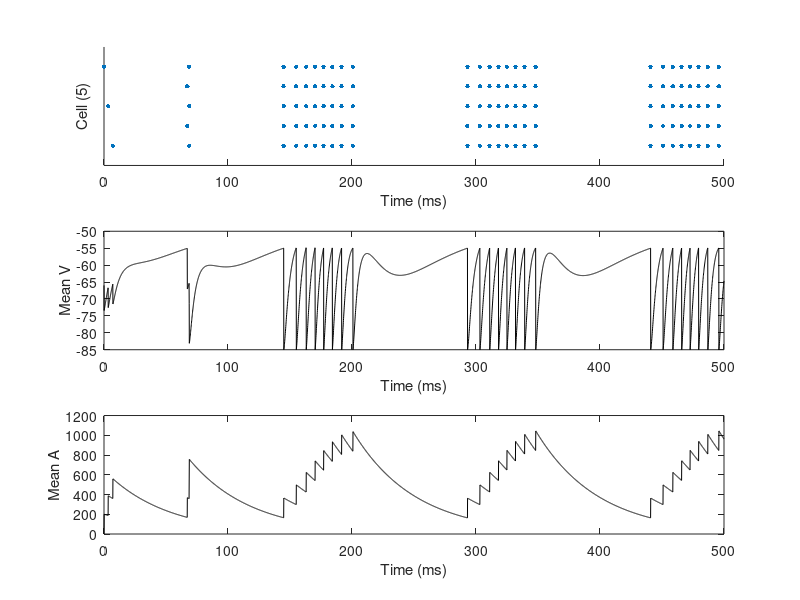
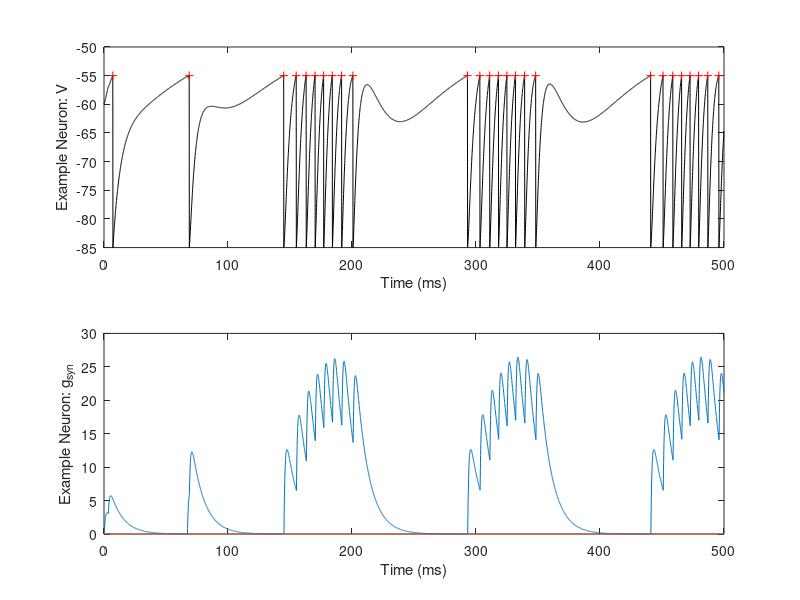

These figures' MATLAB source, in order:
%LIF forward euler simulation
%by Jonathan Gornet and DLevenstein
%Last update: 7/31/2017

%need to make into a function

%--------------------------------------------------------------------------
%Simulation Parameters
PopNum      = 5;    %Number of excitatory neurons
SimTime     = 500;    %Simulation Time (ms)
dt          = 0.1; %differential (ms)
%Calcualte time vector from time parameters
TimeSpace   = [0:dt:SimTime];  %Time Space
TimeLength  = length(TimeSpace); %Time Steps

%--------------------------------------------------------------------------
%Weight Matrices
%for now, uniform weights
Wee = 100;   %Units?
%1/root N scaling a la sompolinsky (may not be appropriate here...)
E_mat = Wee.*ones(PopNum)./sqrt(PopNum);  %Excitatory Weights, needs work
%E_mat(i,j) is the weight of synapse from neuron j to neuron i
E_mat(diag(diag(true(size(E_mat)))))=0; %Remove selfconnections

%I_mat = randi([0,1000],[PopNum,1]);  %Inhibitory Weights, needs work

%--------------------------------------------------------------------------
%Simulation Parameters
%LIF Parameters
E_L         = -65;   %Reversal potential (mV)
g_L         = 30.0;  %conductance (units?)
C           = 281.0; %capacitance (units?)
I_e         = 500;   %current (units?)
V_th        = -55;   %spike threshhold (mV)
V_spike     = -30;   %spike release  (DL: what does this parameter supposed to do?)
V_reset     = -85;   %reset value (mV)

%--------------------------------------------------------------------------
%Excitatory Synapse Parameters
tau_e       = 10;    %time constance of excitatory synapse (ms)
E_e         = 0;     %Excitatory reversal potential

%--------------------------------------------------------------------------
%Inhibitory Synapse Parameters
tau_i       = 10;    %time constance of inhibitory synapse (ms)
E_i         = -80;   %Inhibitory reversal potential

%--------------------------------------------------------------------------
%Adaptation
adapt = 200;    %Threshhold adaptation (parameter b)
tau_a = 50;                      %adaptation time constant


%% The Simulation Loop
%--------------------------------------------------------------------------
%Simulation Variables
V           = zeros(PopNum,TimeLength); %Membrane Potential

a_e         = zeros(PopNum,TimeLength); %a term of alpha synapse
b_e         = zeros(PopNum,TimeLength); %b term of alpha synapse
g_e         = zeros(PopNum,TimeLength); %conductance of synapse 

a_i         = zeros(PopNum,TimeLength); %a term of alpha synapse
b_i         = zeros(PopNum,TimeLength); %b term of alpha synapse 
g_i         = zeros(PopNum,TimeLength); %conductance of synapse 

a           = zeros(PopNum,TimeLength); %adaptation 

spikes = [];

%--------------------------------------------------------------------------
%Initial Conditions
V0range = [V_reset V_th+10];
V(:,1) =  randi(V0range,[PopNum,1]);


for t=1:TimeLength-1

%forward euler method 

%differential   prior value    LIF Equation                   excitatory synapse           inhibitory synapse            adaptation   current
V(:,t+1)        = V(:,t)        + (-g_L.*(V(:,t) - E_L)./C   + -g_e(:,t).*(V(:,t)-E_e)./C  + -g_i(:,t).*(V(:,t)-E_i)./C + -a(:,t)./C + I_e./C).*dt;

%--------------------------------------------------------------------------

%alpha synapses, excitatory
a_e(:,t+1)      = a_e(:,t)      + -a_e(:,t).*dt./tau_e;
b_e(:,t+1)      = b_e(:,t)      + -b_e(:,t).*dt;

%conductance term
g_e(:,t+1)      = (a_e(:,t) - b_e(:,t)).*dt;

%--------------------------------------------------------------------------

%alpha synapses, inhibitory
a_i(:,t+1)      = a_i(:,t)      + -a_i(:,t).*dt./tau_i;
b_i(:,t+1)      = b_i(:,t)      + -b_i(:,t).*dt;

%conductance term
g_i(:,t+1)      = (a_i(:,t) - b_i(:,t)).*dt;

%--------------------------------------------------------------------------

%adaptation
a(:,t+1)        = a(:,t)   + -a(:,t).*dt./tau_a;

%--------------------------------------------------------------------------

if any(V(:,t) > V_th)  %Previous code would have implemented spike only if ALL neurons spiked
    spikeneurons = find(V(:,t) > V_th);
    
    %Record the spike times and neuron identity of spikers
    spikes = [spikes; [TimeSpace(t).*ones(size(spikeneurons)),spikeneurons]];

    %V(:,t)     = V_spike;
    V(spikeneurons,t+1)   = V_reset; %only reset the neurons that spiked

    %excitory synapse - postsynaptic effects
    a_e(:,t+1)  = a_e(:,t+1) + sum(E_mat(:,spikeneurons),2);
    b_e(:,t+1)  = b_e(:,t+1) + sum(E_mat(:,spikeneurons),2);

    %inhibitory synapse
    %DL: this code was written as if all synapses are BOTH inhibitory AND
    %excitatory... which is not physiologically realistic.
    %See https://en.wikipedia.org/wiki/Dale%27s_principle
    %Removing inhibitory synapses for now, we'll put in an inhibitory
    %population once the code is working correctly.
%     a_i(:,t+1)  = a_i(:,t+1) + I_mat;
%     b_i(:,t+1)  = b_i(:,t+1) + I_mat;

    %adaptation
    a(:,t+1)    = a(:,t+1)   + adapt;

end

%--------------------------------------------------------------------------

end

%Catch for no spiking in simulation error
if isempty(spikes); spikes = [nan nan]; end

%% Figures
%Mean Population Dynamics Figure
figure
    subplot(3,1,1)
    plot(spikes(:,1),spikes(:,2),'.','MarkerSize',10)
    ylim([0 PopNum+1]);xlim(TimeSpace([1 end]))
    xlabel('Time (ms)');ylabel(['Cell (',num2str(PopNum),')'])
    box off; set(gca,'ytick',[])

    subplot(3,1,2)
    plot(TimeSpace,mean(V,1),'k')
    xlabel('Time (ms)');ylabel('Mean V')

    subplot(3,1,3)
    plot(TimeSpace,mean(a,1),'k')
    xlabel('Time (ms)');ylabel('Mean A')

%Example Neuron Figure
exneuron = randi(PopNum,1);
exspiketimes = spikes(spikes(:,2)==exneuron,1);
figure
    subplot(2,1,1)
    plot(TimeSpace,V(exneuron,:),'k')
    hold on
    plot(exspiketimes,V_th.*(ones(size(exspiketimes))),'r+')
    xlabel('Time (ms)');ylabel('Example Neuron: V')
    
    subplot(2,1,2)
    plot(TimeSpace,g_e(exneuron,:))
    hold on
    plot(TimeSpace,g_i(exneuron,:))
    xlabel('Time (ms)');ylabel('Example Neuron: g_s_y_n')
%%
%Old Figures
% plot(linspace(0,SimTime,TimeLength + 1),V)
% xlabel('Time (ms)');ylabel('Membrane Potential (mV)');title('LIF Membrane Potential');
% 
% figure
% plot(linspace(0,SimTime,TimeLength + 1),g_e,'b')
% hold on
% plot(linspace(0,SimTime,TimeLength + 1),g_i,'r')
% xlabel('Time (ms)');ylabel('Conductance (S/cm^2)?)');title('LIF Conductance');
% 
% figure
% plot(linspace(0,SimTime,TimeLength + 1),a,'b')
% xlabel('Time (ms)');ylabel('Adaptation (pA)');title('LIF Adaptation');